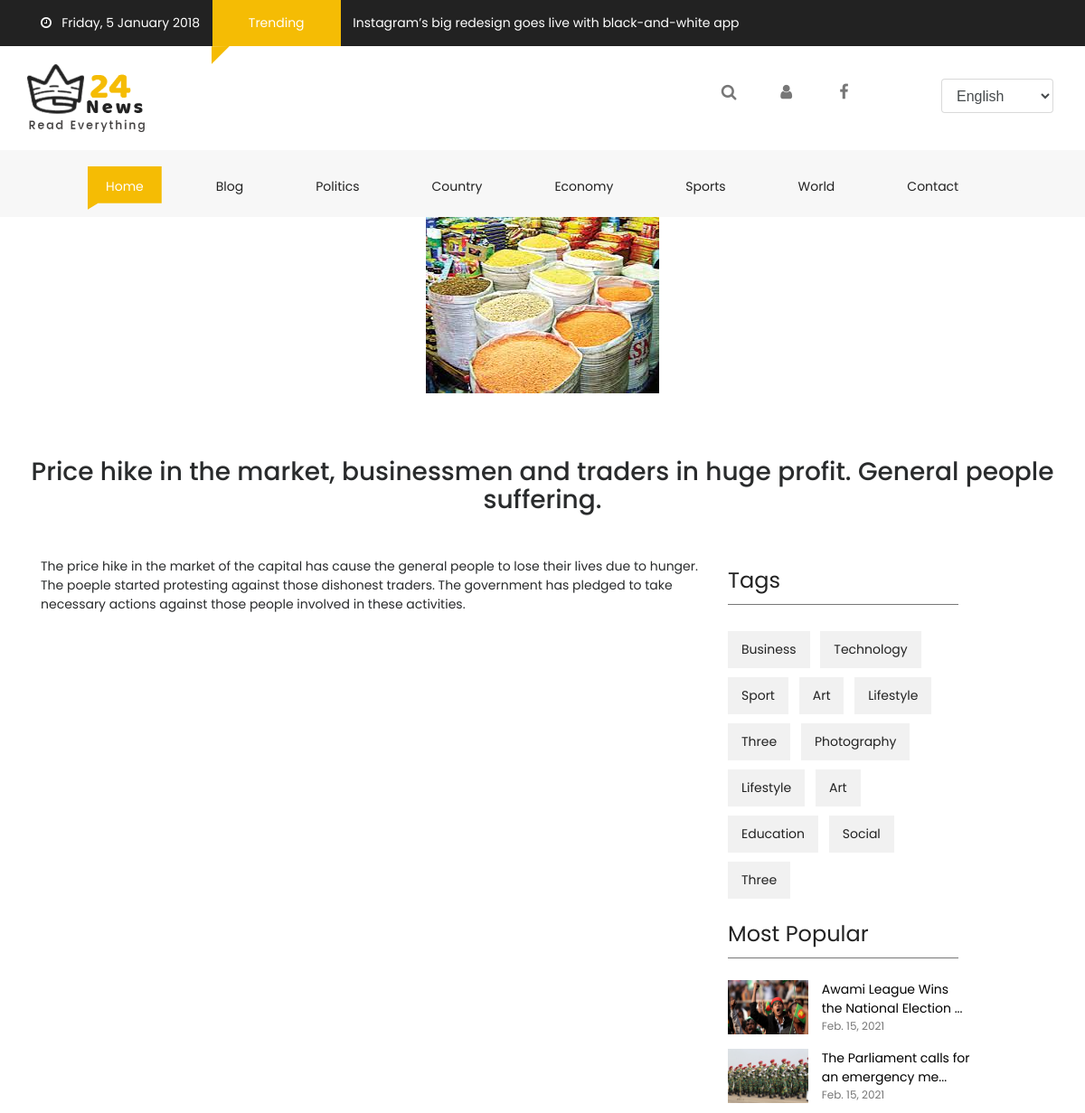
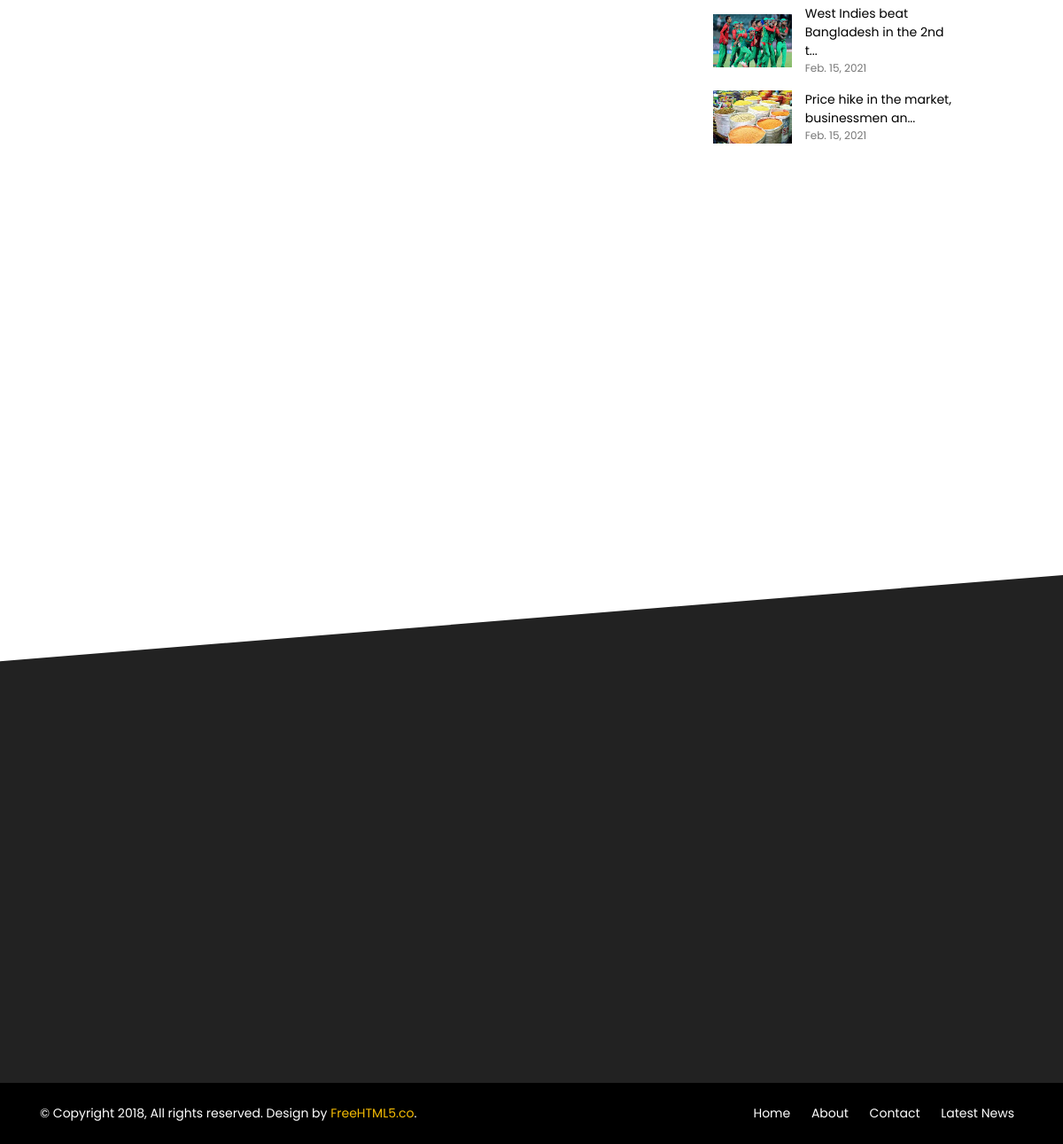
The page /news/Economy/Military/3 on the database its author committed (2 pictures, top to bottom).
### home/models.py (models this page shows, shortened)
class Categories(models.Model):
    name = models.CharField(max_length=1000)
    image = models.ImageField(upload_to='images')
    slug = models.CharField(max_length=1000, default='')
    def __str__(self):
        return self.name

class News(models.Model):
    name = models.CharField(max_length=1000)
    category = models.ForeignKey(Categories, on_delete=models.CASCADE)
    subCategory = models.ForeignKey(SubCategories, on_delete=models.CASCADE)
    author = models.ForeignKey(User, on_delete=models.CASCADE,)
    image = models.ImageField(upload_to='images')
    description = models.CharField(max_length=9999999999999)
    place = models.CharField(max_length=5000)
    date = models.DateField(auto_now_add=True, auto_now=False, blank=True)
    visits = models.PositiveIntegerField(default=0)
    class Meta:
        ordering = ['-visits']

### home/views.py (the view)
# urls.py: path('news/<str:category>/<str:subCategory>/<str:singleNewsID>', views.SingleNews, name='SingleNews'),
def SingleNews(request, category, subCategory, singleNewsID):
    singleNews = News.objects.get(id=singleNewsID)
    singleNews.visits = int(singleNews.visits) + 1
    singleNews.save()
    news = News.objects.all()
    category = Categories.objects.all()
    subcategories = SubCategories.objects.all()
    authors = Authors.objects.all()
    links = ImportantLinks.objects.all()
    relatedNews = News.objects.filter(category=singleNews.category).all()
    params = {'news': news, 'category':category, 'subcategories':subcategories, 'authors':authors, 'links':links, 'singleNews':singleNews, 'relatedNews':relatedNews}
    return render(request, 'single.html', params)

### home/models.py (called while the page is built)
    def __str__(self):
        return self.name

### home/templatetags/multiply.py (called while the page is built)
@register.filter
def in_category(things, category):
    return things.filter(category=category)

### home/templates/single.html (shortened to what this page needs)
{% extends 'layout.html' %}
{% block body %}
<div class="text-center">
    <img src="/media/{{singleNews.image}}" alt="" class="img-fluid">
</div>
<div id="fh5co-single-content mt-5 pt-5" class="container-fluid pb-4 pt-4 paddding">
    <div class="container paddding">
        <div class="row mx-0">
            <div class="text-center h3 my-5">{{singleNews.name}}</div>
            <div class="col-md-8 animate-box" data-animate-effect="fadeInLeft">
                <p>
                    {{singleNews.description}}
                </p>
            </div>
            <div class="col-md-3 animate-box" data-animate-effect="fadeInRight">
                <div>
                    <div class="fh5co_heading fh5co_heading_border_bottom py-2 mb-4">Tags</div>
                </div>
                <div class="fh5co_tags_all">
                    <a href="#" class="fh5co_tagg">Business</a>
                    <a href="#" class="fh5co_tagg">Technology</a>
                    <a href="#" class="fh5co_tagg">Sport</a>
                    <a href="#" class="fh5co_tagg">Art</a>
                    <a href="#" class="fh5co_tagg">Lifestyle</a>
                    <a href="#" class="fh5co_tagg">Three</a>
                    <a href="#" class="fh5co_tagg">Photography</a>
                    <a href="#" class="fh5co_tagg">Lifestyle</a>
                    <a href="#" class="fh5co_tagg">Art</a>
                    <a href="#" class="fh5co_tagg">Education</a>
                    <a href="#" class="fh5co_tagg">Social</a>
                    <a href="#" class="fh5co_tagg">Three</a>
                </div>
                <div>
                    <div class="fh5co_heading fh5co_heading_border_bottom pt-3 py-2 mb-4">Most Popular</div>
                </div>
                {% for i in news|slice:"0:4" %}
                <a href='/news/{{i.category}}/{{i.subCategory}}/{{i.id}}'>
                    <div class="row pb-3">
                            <div class="col-5 align-self-center">
                                <img src="/media/{{i.image}}" alt="img" class="fh5co_most_trading"/>
                            </div>
                            <div class="col-7 paddding">
                                <div class="most_fh5co_treding_font" style='color:black'> {{i.name|slice:"0:40"}}...</div>
                                <div class="most_fh5co_treding_font_123"> {{i.date}}</div>
                            </div>
                    </div>
                </a>
                {% endfor %}
            </div>
        </div>
    </div>
</div>
<div class="container-fluid pb-4 pt-5">
</div>
{% endblock %}

### home/templates/layout.html (shortened to what this page needs)
{% load multiply %}
<!DOCTYPE html>
<html lang="en" class="no-js">
<head>
    <link href="/static/css/media_query.css" rel="stylesheet" type="text/css"/>
    <link href="/static/css/bootstrap.css" rel="stylesheet" type="text/css"/>
    <link href="https://maxcdn.bootstrapcdn.com/font-awesome/4.7.0/css/font-awesome.min.css" rel="stylesheet"
>
    <link href="/static/css/animate.css" rel="stylesheet" type="text/css"/>
    <link href="/static/css/owl.carousel.css" rel="stylesheet" type="text/css"/>
    <link href="/static/css/owl.theme.default.css" rel="stylesheet" type="text/css"/>
    <link href="/static/css/style_1.css" rel="stylesheet" type="text/css"/>
</head>
<body>
<div class="container-fluid fh5co_header_bg">
    <div class="container">
        <div class="row">
            <div class="col-12 fh5co_mediya_center"><a href="#" class="color_fff fh5co_mediya_setting"><i
                    class="fa fa-clock-o"></i>&nbsp;&nbsp;&nbsp;Friday, 5 January 2018</a>
                <div class="d-inline-block fh5co_trading_posotion_relative"><a href="#" class="treding_btn">Trending</a>
                    <div class="fh5co_treding_position_absolute"></div>
                </div>
                <a href="#" class="color_fff fh5co_mediya_setting">Instagram’s big redesign goes live with black-and-white app</a>
            </div>
        </div>
    </div>
</div>
<div class="container-fluid">
    <div class="container">
        <div class="row">
            <div class="col-12 col-md-3 fh5co_padding_menu">
                <img src="/static/images/logo.png" alt="img" class="fh5co_logo_width"/>
            </div>
            <div class="col-12 col-md-9 align-self-center fh5co_mediya_right">
                <div class="text-center d-inline-block">
                    <a class="fh5co_display_table"><div class="fh5co_verticle_middle"><i class="fa fa-search"></i></div></a>
                </div>
                <div class="text-center d-inline-block">
                    <a class="fh5co_display_table" href='/accounts/login'><div class="fh5co_verticle_middle"><i class="fa fa-user"></i></div></a>
                </div>
                <div class="text-center d-inline-block">
                    <a href="https://fb.com/fh5co" target="_blank" class="fh5co_display_table"><div class="fh5co_verticle_middle"><i class="fa fa-facebook"></i></div></a>
                </div>
                <div class="text-center d-inline-block">
                    <a href="https://fb.com/fh5co" target="_blank" class="fh5co_display_table"><div class="fh5co_verticle_middle"></div></a>
                </div>
                <div class="d-inline-block text-center dd_position_relative ">
                    <select class="form-control fh5co_text_select_option">
                        <option>English </option>
                    </select>
                </div>
            </div>
        </div>
    </div>
</div>
<div class="container-fluid bg-faded fh5co_padd_mediya padding_786">
    <div class="container padding_786">
        <nav class="navbar navbar-toggleable-md navbar-light ">
            <div class="collapse navbar-collapse" id="navbarSupportedContent">
                <ul class="navbar-nav mr-auto">
                    <li class="nav-item active">
                        <a class="nav-link" href="/">Home <span class="sr-only">(current)</span></a>
                    </li>
                    <li class="nav-item ">
                        <a class="nav-link" href="/">Blog <span class="sr-only">(current)</span></a>
                    </li>
                    {% for i in category %}
                    <li class="nav-item dropdown">
                        <a class="nav-link" href='/news/{{i.name}}' id="dropdownMenuButton2" data-toggle="dropdown"
                           aria-haspopup="true" aria-expanded="false">{{i.name}} <span class="sr-only">(current)</span></a>
                    </li>
                    {% endfor %}
                    <li class="nav-item ">
                        <a class="nav-link" href="/contact-us">Contact <span class="sr-only">(current)</span></a>
                    </li>
                </ul>
            </div>
        </nav>
    </div>
</div>
{% block body %}{{% endblock %}
<div class="container-fluid fh5co_footer_bg pb-3">
</div>
<div class="container-fluid fh5co_footer_right_reserved">
    <div class="container">
        <div class="row  ">
            <div class="col-12 col-md-6 py-4 Reserved"> © Copyright 2018, All rights reserved. Design by <a href="https://freehtml5.co" title="Free HTML5 Bootstrap templates">FreeHTML5.co</a>. </div>
            <div class="col-12 col-md-6 spdp_right py-4">
                <a href="#" class="footer_last_part_menu">Home</a>
                <a href="Contact_us.html" class="footer_last_part_menu">About</a>
                <a href="Contact_us.html" class="footer_last_part_menu">Contact</a>
                <a href="blog.html" class="footer_last_part_menu">Latest News</a></div>
        </div>
    </div>
</div>
</body>
</html>

### home/static/css/style_1.css (style rules this page uses)
a,a:hover { color:#f5bc04 }
.fh5co_header_bg { background:#222;color:#fff }
.color_fff { color:#fff !important }
.treding_btn { background:#f5bc04;color:#fff;margin:0 10px;display:inline-block;padding:15px 40px }
.fh5co_trading_posotion_relative { position:relative }
.fh5co_treding_position_absolute { -webkit-clip-path:polygon(0 1%, 100% 0, 0 100%, 0% 100%);-moz-clip-path:polygon(0 1%, 100% 0, 0 100%, 0% 100%);-ms-clip-path:polygon(0 1%, 100% 0, 0 100%, 0% 100%);clip-path:polygon(0 1%, 100% 0, 0 100%, 0% 100%);height:20px;width:20px;background:#f5bc04;position:absolute;left:9px }
.fh5co_logo_width { width:130px }
.fh5co_mediya_right { text-align:right }
.fh5co_display_table { height:40px;width:40px;display:table;color:#777;font-size:18px;border:1px solid #fff !important;cursor:pointer;-webkit-border-radius:50%;-moz-border-radius:50%;-ms-border-radius:50%;border-radius:50%;transition:1s;margin:0 10px;color:#777 !important }
.fh5co_verticle_middle { vertical-align:middle;display:table-cell }
.fh5co_text_select_option { margin:0 10px;position:relative;top:-10px }
.navbar-light .navbar-nav .open>.nav-link,.navbar-light .navbar-nav .active>.nav-link,.navbar-light .navbar-nav .nav-link.open,.navbar-light .navbar-nav .nav-link.active { color:#fff !important;padding-top:12px !important;padding-bottom:15px !important;padding-left:20px !important;padding-right:20px !important;margin:0 20px !important;-moz-transition:all .5s ease;-o-transition:all .5s ease;-webkit-transition:all .5s ease;-ms-transition:all .5s ease;transition:all .5s ease;background:#f5bc04 !important;-webkit-clip-path:polygon(100% 0, 100% 85%, 14% 85%, 0 100%, 0% 60%, 0 0);-moz-clip-path:polygon(100% 0, 100% 85%, 14% 85%, 0 100%, 0% 60%, 0 0);-ms-clip-path:polygon(100% 0, 100% 85%, 14% 85%, 0 100%, 0% 60%, 0 0);clip-path:polygon(100% 0, 100% 85%, 14% 85%, 0 100%, 0% 60%, 0 0) }
.navbar-light .navbar-nav .nav-link { color:#222 !important;padding-top:12px !important;padding-bottom:15px !important;padding-left:20px !important;padding-right:20px !important;margin:0 20px !important;-moz-transition:all .5s ease;-o-transition:all .5s ease;-webkit-transition:all .5s ease;-ms-transition:all .5s ease;transition:all .5s ease;position:relative !important;-webkit-clip-path:polygon(100% 0, 100% 85%, 14% 85%, 0 100%, 0% 60%, 0 0);-moz-clip-path:polygon(100% 0, 100% 85%, 14% 85%, 0 100%, 0% 60%, 0 0);-ms-clip-path:polygon(100% 0, 100% 85%, 14% 85%, 0 100%, 0% 60%, 0 0);clip-path:polygon(100% 0, 100% 85%, 14% 85%, 0 100%, 0% 60%, 0 0) }
.fh5co_padding_menu { padding:20px 0 }
.fh5co_padd_mediya { padding-top:10px }
.paddding { padding-left:0 !important;padding-right:0 !important }
.fh5co_heading { font-size:20px;color:#424040 }
.fh5co_heading_border_bottom { border-bottom:1px solid #777 }
.fh5co_tagg { background:#f1f1f1;padding:10px 15px;color:#222;-moz-transition:all .5s ease;-o-transition:all .5s ease;-webkit-transition:all .5s ease;-ms-transition:all .5s ease;transition:all .5s ease;margin-right:8px;margin-top:5px;margin-bottom:5px;display:inline-block }
.fh5co_most_trading { height:60px;width:100% }
.most_fh5co_treding_font_123 { font-size:12px;color:#777 }
.fh5co_footer_bg { background:#222;color:#fff;-webkit-clip-path:polygon(0 17%, 100% 0, 100% 100%, 0% 100%);clip-path:polygon(0 17%, 100% 0, 100% 100%, 0% 100%) }
.fh5co_footer_right_reserved { background:#000 !important;color:#fff !important }
.footer_last_part_menu { color:#fff !important;padding:0 10px }
.spdp_right { text-align:right }
.fh5co_heading { font-size:24px;color:#222 }
.dd_position_relative { position:relative }
.js .animate-box { opacity:0 }

### rows shown on the page
Categories: name "Politics"
Categories: name "Country"
Categories: name "Economy"
Categories: name "Sports"
Categories: name "World"
News: image (picture), name "Price hike in the market, businessmen and traders in huge profit. General people suffering.", description "The price hike in the market of the capital has cause the general people to lose their lives due to hunger. The poeple started protesting against those dishonest traders. The government has pledged to take necessary actions against those people involved in these activities.", name "Price hike in the market, businessmen an", date "Feb. 15, 2021"
News: image (picture), name "Awami League Wins the National Election", date "Feb. 15, 2021"
News: image (picture), name "The Parliament calls for an emergency me", date "Feb. 15, 2021"
News: image (picture), name "West Indies beat Bangladesh in the 2nd t", date "Feb. 15, 2021"
